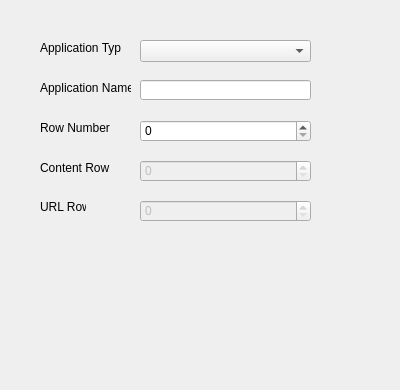
<?xml version="1.0" encoding="UTF-8"?>
<ui version="4.0">
 <class>UI_SecondPage</class>
 <widget class="QWizardPage" name="UI_SecondPage">
  <property name="geometry">
   <rect>
    <x>0</x>
    <y>0</y>
    <width>400</width>
    <height>390</height>
   </rect>
  </property>
  <property name="windowTitle">
   <string>WizardPage</string>
  </property>
  <widget class="QLabel" name="label">
   <property name="geometry">
    <rect>
     <x>40</x>
     <y>40</y>
     <width>81</width>
     <height>16</height>
    </rect>
   </property>
   <property name="text">
    <string>Application Type</string>
   </property>
  </widget>
  <widget class="QLabel" name="label_3">
   <property name="geometry">
    <rect>
     <x>40</x>
     <y>120</y>
     <width>81</width>
     <height>16</height>
    </rect>
   </property>
   <property name="text">
    <string>Row Number</string>
   </property>
  </widget>
  <widget class="QComboBox" name="comboBox">
   <property name="geometry">
    <rect>
     <x>140</x>
     <y>40</y>
     <width>171</width>
     <height>22</height>
    </rect>
   </property>
  </widget>
  <widget class="QSpinBox" name="spinBox_rownum">
   <property name="geometry">
    <rect>
     <x>140</x>
     <y>120</y>
     <width>171</width>
     <height>22</height>
    </rect>
   </property>
  </widget>
  <widget class="QLabel" name="label_2">
   <property name="geometry">
    <rect>
     <x>40</x>
     <y>80</y>
     <width>91</width>
     <height>16</height>
    </rect>
   </property>
   <property name="text">
    <string>Application Name</string>
   </property>
  </widget>
  <widget class="QLineEdit" name="appName">
   <property name="geometry">
    <rect>
     <x>140</x>
     <y>80</y>
     <width>171</width>
     <height>20</height>
    </rect>
   </property>
  </widget>
  <widget class="QLabel" name="label_4">
   <property name="geometry">
    <rect>
     <x>40</x>
     <y>160</y>
     <width>81</width>
     <height>16</height>
    </rect>
   </property>
   <property name="text">
    <string>Content Row</string>
   </property>
  </widget>
  <widget class="QSpinBox" name="spinBox_content">
   <property name="enabled">
    <bool>false</bool>
   </property>
   <property name="geometry">
    <rect>
     <x>140</x>
     <y>160</y>
     <width>171</width>
     <height>22</height>
    </rect>
   </property>
  </widget>
  <widget class="QLabel" name="label_5">
   <property name="geometry">
    <rect>
     <x>40</x>
     <y>200</y>
     <width>46</width>
     <height>13</height>
    </rect>
   </property>
   <property name="text">
    <string>URL Row</string>
   </property>
  </widget>
  <widget class="QSpinBox" name="spinBox_url">
   <property name="enabled">
    <bool>false</bool>
   </property>
   <property name="geometry">
    <rect>
     <x>140</x>
     <y>200</y>
     <width>171</width>
     <height>22</height>
    </rect>
   </property>
  </widget>
 </widget>
 <resources/>
 <connections/>
</ui>
